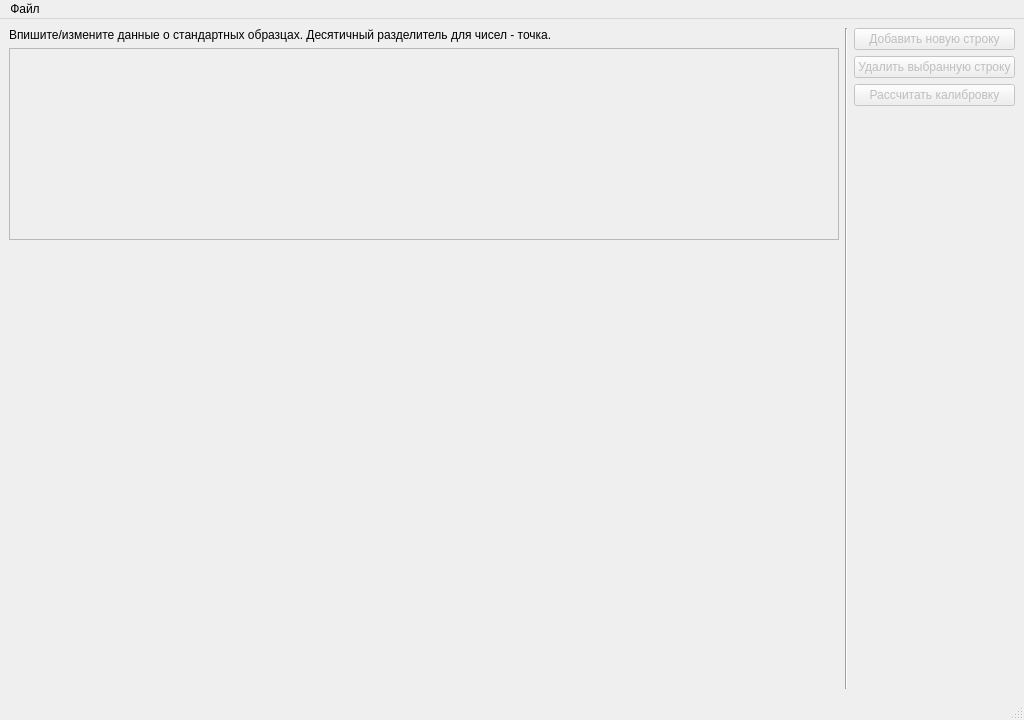
<?xml version="1.0" encoding="UTF-8"?>
<ui version="4.0">
 <class>MainWindow</class>
 <widget class="QMainWindow" name="MainWindow">
  <property name="geometry">
   <rect>
    <x>0</x>
    <y>0</y>
    <width>1024</width>
    <height>720</height>
   </rect>
  </property>
  <property name="windowTitle">
   <string>Инструмент калибровки</string>
  </property>
  <property name="windowIcon">
   <iconset resource="../resources.qrc">
    <normaloff>:/assets/calibration_icon.png</normaloff>:/assets/calibration_icon.png</iconset>
  </property>
  <widget class="QWidget" name="centralwidget">
   <layout class="QGridLayout" name="gridLayout" rowstretch="0,0,0,0,0">
    <item row="0" column="1" rowspan="5">
     <layout class="QVBoxLayout" name="verticalLayout" stretch="0,0,1,0">
      <item>
       <widget class="QLabel" name="label">
        <property name="text">
         <string>Впишите/измените данные о стандартных образцах. Десятичный разделитель для чисел - точка.</string>
        </property>
       </widget>
      </item>
      <item>
       <widget class="QTableWidget" name="tableWidget">
        <property name="enabled">
         <bool>false</bool>
        </property>
       </widget>
      </item>
      <item>
       <layout class="QHBoxLayout" name="plotLayout"/>
      </item>
      <item>
       <layout class="QHBoxLayout" name="horizontalLayout_2">
        <item>
         <widget class="QLabel" name="label_cal_temp">
          <property name="text">
           <string/>
          </property>
          <property name="alignment">
           <set>Qt::AlignCenter</set>
          </property>
         </widget>
        </item>
        <item>
         <widget class="QLabel" name="label_cal_sens">
          <property name="text">
           <string/>
          </property>
          <property name="alignment">
           <set>Qt::AlignCenter</set>
          </property>
         </widget>
        </item>
       </layout>
      </item>
     </layout>
    </item>
    <item row="0" column="3" rowspan="5">
     <layout class="QVBoxLayout" name="verticalLayout_2">
      <item>
       <widget class="QPushButton" name="btn_add_row">
        <property name="enabled">
         <bool>false</bool>
        </property>
        <property name="text">
         <string>Добавить новую строку</string>
        </property>
       </widget>
      </item>
      <item>
       <widget class="QPushButton" name="btn_del_row">
        <property name="enabled">
         <bool>false</bool>
        </property>
        <property name="text">
         <string>Удалить выбранную строку</string>
        </property>
       </widget>
      </item>
      <item>
       <widget class="QPushButton" name="btn_do_cal">
        <property name="enabled">
         <bool>false</bool>
        </property>
        <property name="text">
         <string>Рассчитать калибровку</string>
        </property>
       </widget>
      </item>
      <item>
       <spacer name="verticalSpacer">
        <property name="orientation">
         <enum>Qt::Vertical</enum>
        </property>
        <property name="sizeHint" stdset="0">
         <size>
          <width>20</width>
          <height>40</height>
         </size>
        </property>
       </spacer>
      </item>
     </layout>
    </item>
    <item row="0" column="2" rowspan="5">
     <widget class="Line" name="line">
      <property name="orientation">
       <enum>Qt::Vertical</enum>
      </property>
     </widget>
    </item>
   </layout>
  </widget>
  <widget class="QMenuBar" name="menubar">
   <property name="geometry">
    <rect>
     <x>0</x>
     <y>0</y>
     <width>1024</width>
     <height>22</height>
    </rect>
   </property>
   <widget class="QMenu" name="menu">
    <property name="title">
     <string>Файл</string>
    </property>
    <addaction name="action_new"/>
    <addaction name="action_open"/>
    <addaction name="action_save"/>
    <addaction name="action_save_as"/>
    <addaction name="action_close"/>
   </widget>
   <addaction name="menu"/>
  </widget>
  <widget class="QStatusBar" name="statusbar"/>
  <action name="action_new">
   <property name="enabled">
    <bool>true</bool>
   </property>
   <property name="text">
    <string>Новый</string>
   </property>
  </action>
  <action name="action_open">
   <property name="text">
    <string>Открыть</string>
   </property>
  </action>
  <action name="action_close">
   <property name="enabled">
    <bool>false</bool>
   </property>
   <property name="text">
    <string>Закрыть</string>
   </property>
  </action>
  <action name="action_save">
   <property name="enabled">
    <bool>false</bool>
   </property>
   <property name="text">
    <string>Сохранить</string>
   </property>
  </action>
  <action name="action_save_as">
   <property name="enabled">
    <bool>false</bool>
   </property>
   <property name="text">
    <string>Сохранить как</string>
   </property>
  </action>
 </widget>
 <resources>
  <include location="../resources.qrc"/>
 </resources>
 <connections/>
</ui>
